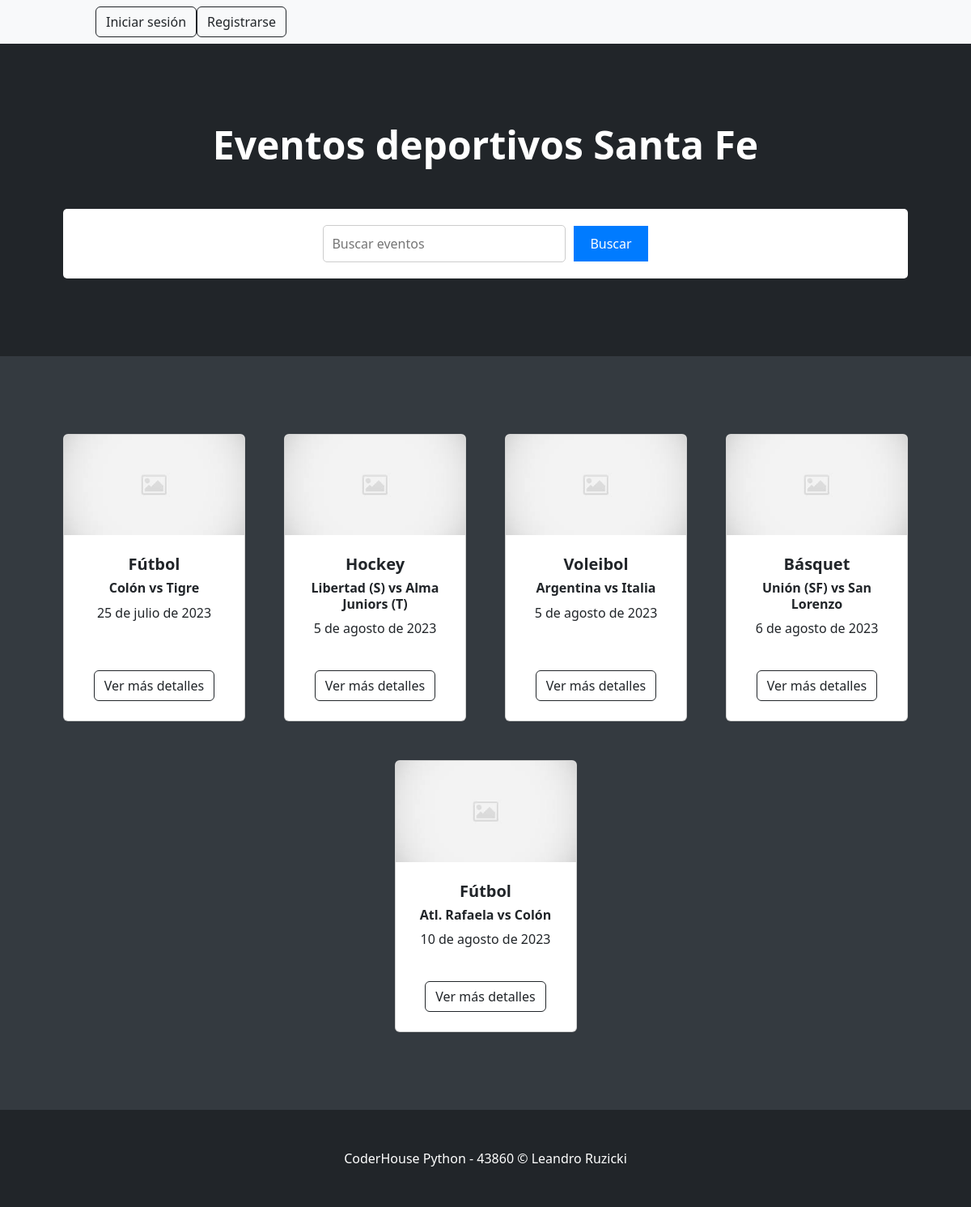
/, run on an earlier commit of the app's database.
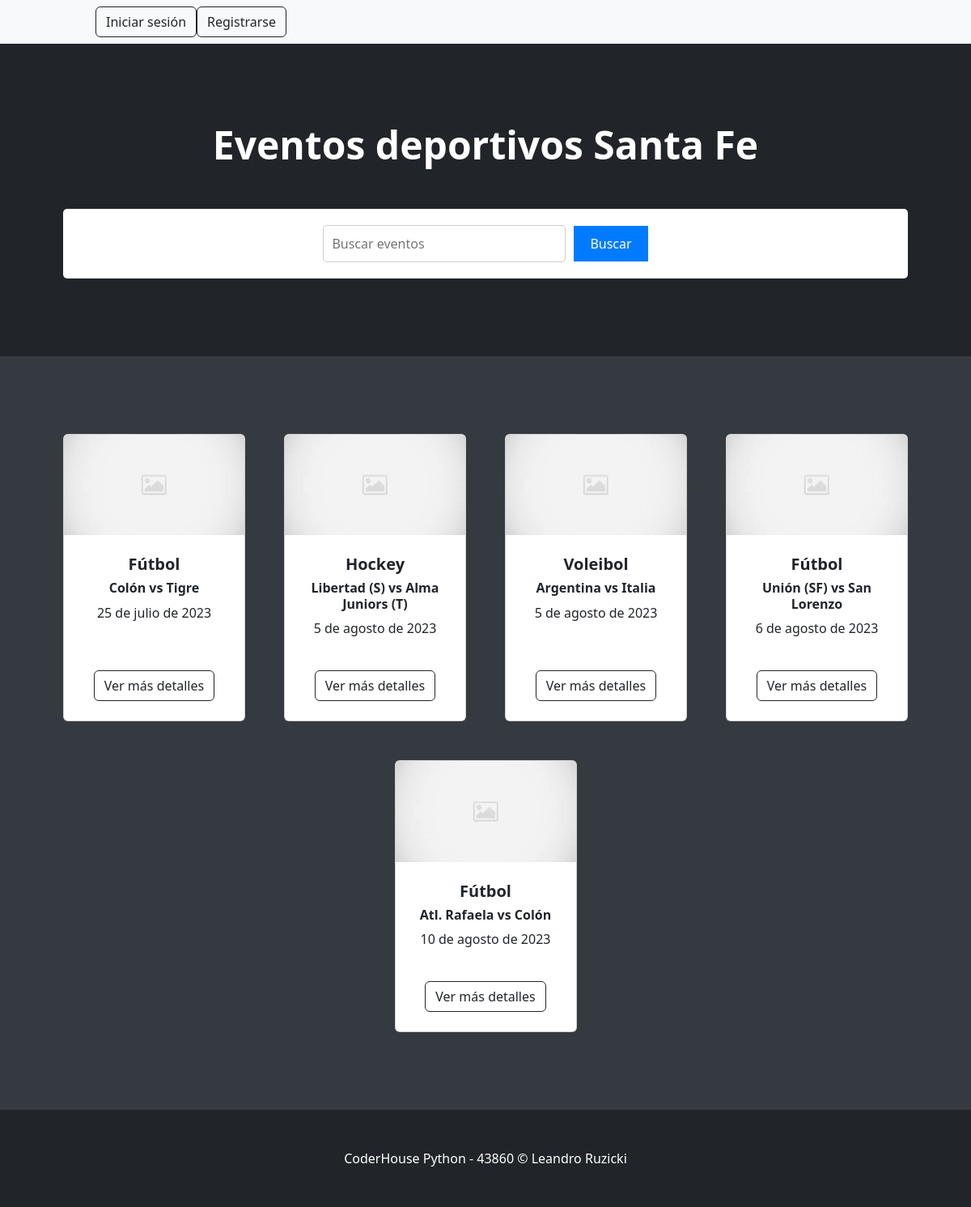
And on a later commit of the database.
### apps/evento/models.py (models this page shows, shortened)
class Evento(models.Model):
    titulo = models.CharField(max_length=100)
    descripcion = models.TextField()
    fecha = models.DateField()
    categoria = models.ForeignKey(EventoCategoria, on_delete=models.CASCADE)
    imagen = models.ImageField(upload_to='evento/', blank=True, null=True)

class EventoCategoria(models.Model):
    nombre = models.CharField(max_length=100)
    def __str__(self):
        return self.nombre

### apps/Home/views.py (the view)
# urls.py: path("", views.home_view, name="home"),
def home_view(request):
    return render(request, "Home/base.html", {'eventos': Evento.objects.all().order_by('fecha')})

### apps/Home/templates/Home/base.html
{% extends 'Home/padre.html' %}
{% load static %}
{% block contenidoQueCambia %}
<section class="py-5">
    <div class="container px-4 px-lg-5 mt-5">
        <div class="row gx-4 gx-lg-5 row-cols-2 row-cols-md-3 row-cols-xl-4 justify-content-center">
            {% for evento in eventos %}
            <div class="col mb-5">
                <div class="card h-100">
                    {% if evento.imagen %}
                        <img src="{{ evento.imagen.url }}" class="card-img-top">
                    {% else %}
                        <img src="{% static 'evento/img/placeholder.jpg' %}" class="card-img-top">
                    {% endif %}
                    <div class="card-body p-4">
                        <div class="text-center">
                            <h5 class="fw-bolder">{{ evento.categoria }}</h5>
                            <h6 class="fw-bolder">{{ evento.titulo }}</h5>
                            <p>{{ evento.fecha }}</p>
                        </div>
                    </div>
                    <div class="card-footer p-4 pt-0 border-top-0 bg-transparent">
                        <div class="text-center"><a class="btn btn-outline-dark mt-auto" href="{% url 'evento:detalle_evento' evento.id %}">Ver más detalles</a></div>
                    </div>
                </div>
            </div>
            {% endfor %}
        </div>
    </div>
</section>
{% endblock %}

What changed in the data, as far as the page shows it:
changed Evento "Unión (SF) vs San Lorenzo": categoria "Básquet" → "Fútbol"
